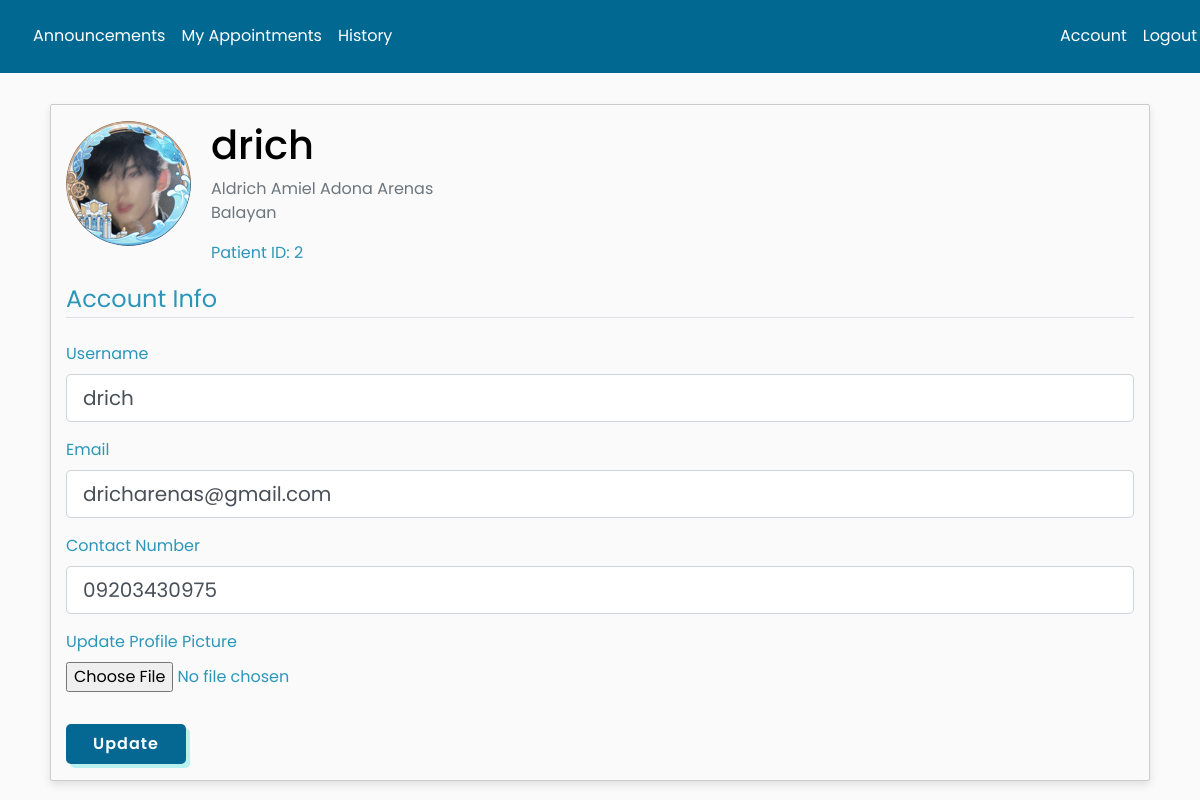
Page /account (signed in) on the committed database.
### main/models.py (models this page shows, shortened)
class User(db.Model, UserMixin):
    id = db.Column(db.Integer, primary_key=True)
    FName = db.Column(db.String(30), nullable=False)
    MidName = db.Column(db.String(30), nullable=True)
    LName = db.Column(db.String(30), nullable=False)
    gender = db.Column(db.String(10), nullable=False)
    birthday = db.Column(db.String(8), nullable=False)
    age = db.Column(db.Integer, nullable=False)
    contact = db.Column(db.String(30), unique=True, nullable=False)
    address = db.Column(db.String(100), nullable=False)
    username = db.Column(db.String(20), unique=True, nullable=False)
    email = db.Column(db.String(120), unique=True, nullable=False)
    image_file = db.Column(db.String(20), nullable=False, default='default.jpg')
    password = db.Column(db.String(60), nullable=False)
    posts = db.relationship('Post', backref='author', lazy=True)

### main/users/routes.py (the view)
@users.route("/account", methods=['GET', 'POST'])
@login_required
def account():
    form = UpdateAccountForm()
    if form.validate_on_submit():
        if form.picture.data:
            picture_file = save_picture(form.picture.data)
            current_user.image_file = picture_file #UPDATE User SET image_file = '{picture_file}' WHERE id = {current_user.id};
        current_user.username = form.username.data
        current_user.email = form.email.data
        current_user.contact = form.contact.data
        '''
        UPDATE User
        SET current_user.username = '{form.username.data}', current_user.email = '{form.email.data}', current_user.contact = '{form.contact.data}'
        WHERE id = {current_user.id};
        '''
        db.session.commit()
        flash('Your account has been updated!', 'success')
        return redirect(url_for('users.account'))
    elif request.method == 'GET':
        form.username.data = current_user.username
        form.email.data = current_user.email
        form.contact.data = current_user.contact
    image_file = url_for('static', filename='profile_pics/' + current_user.image_file)
    return render_template('account.html', title='Account',
                           image_file=image_file, form=form)

### main/users/forms.py (shortened to what this page needs)
class UpdateAccountForm(FlaskForm):
    username = StringField('Username',
                           validators=[DataRequired(), Length(min=2, max=20)])
    email = StringField('Email',
                        validators=[DataRequired(), Email()])
    contact = StringField('Contact Number')
    picture = FileField('Update Profile Picture', validators=[FileAllowed(['jpg', 'png'])])
    submit = SubmitField('Update')

### main/models.py (called while the page is built)
@login_manager.user_loader
def load_user(user_id):
    return User.query.get(int(user_id)) #SELECT * FROM User WHERE id = %s;

### main/templates/account.html (shortened to what this page needs)
{% if current_user.is_authenticated %}
    {% if current_user.id == 1 %}
        {% extends "admin_nav.html" %}
    {% else %}
        {% extends "customer_nav.html" %}
    {% endif %}
{% endif %}
{% block content %}
<body>
    <div class="profile mb-0" style="border: solid 1px; border-radius: 2px; border-color:#ccc; width: 1100px; box-shadow: 0 4px 8px rgba(0, 0, 0, 0.1);">
        <div class="col-md-12">
            <div class="media pt-3">
            <img class="rounded-circle account-img" src="{{ image_file }}">
            <div class="media-body">
                <h2 class="account-heading">{{ current_user.username }}</h2>
                <p class="text-secondary">{{ current_user.FName }} {{current_user.MidName}} {{current_user.LName}}<br>
                    {{ current_user.address }}<br>
                    {% if current_user.id == 1 %}
                        <p>Admin ID: {{ current_user.id }}</p>
                    {% else %}
                        <p>Patient ID: {{ current_user.id }}</p>
                    {% endif %}
                </p>
            </div>
            </div>
            <form method="POST" action="" enctype="multipart/form-data">
                <fieldset class="form-group">
                    <legend class="border-bottom mb-4">Account Info</legend>
                    <div class="form-group">
                        {{ form.username.label(class="form-control-label") }}
                        {% if form.username.errors %}
                            {{ form.username(class="form-control form-control-lg is-invalid") }}
                            <div class="invalid-feedback">
                                {% for error in form.username.errors %}
                                    <span>{{ error }}</span>
                                {% endfor %}
                            </div>
                        {% else %}
                            {{ form.username(class="form-control form-control-lg") }}
                        {% endif %}
                    </div>
                    <div class="form-group">
                        {{ form.email.label(class="form-control-label") }}
                        {% if form.email.errors %}
                            {{ form.email(class="form-control form-control-lg is-invalid") }}
                            <div class="invalid-feedback">
                                {% for error in form.email.errors %}
                                    <span>{{ error }}</span>
                                {% endfor %}
                            </div>
                        {% else %}
                            {{ form.email(class="form-control form-control-lg") }}
                        {% endif %}
                    </div>
                    <div class="form-group">
                        {{ form.contact.label(class="form-control-label") }}
                        {% if form.contact.errors %}
                            {{ form.contact(class="form-control form-control-lg is-invalid") }}
                            <div class="invalid-feedback">
                                {% for error in form.contact.errors %}
                                    <span>{{ error }}</span>
                                {% endfor %}
                            </div>
                        {% else %}
                            {{ form.contact(class="form-control form-control-lg") }}
                        {% endif %}
                    </div>
                    <div class="form-group">
                        {{ form.picture.label() }}
                        {{ form.picture(class="form-control-file") }}
                    </div>
                </fieldset>
                <div class="form-group">
                    {{ form.submit(
                        class="btn btn-outline-info",
                        style="background-color: #056892;
                        color: #fff;
                        padding: 8px 12px;
                        width: 120px;
                        border:none;
                        border-radius: 5px;
                        box-shadow: 4px 4px #b9f1ee;
                        font-size: 1rem;
                        font-weight: 500;
                        letter-spacing: 1px;
                        font-weight: 600;
                        transition: all .45s ease;") }}
                </div>
            </form>
            </div>
        </div>
    </div>
</body>
{% endblock content %}

### main/static/nav.css (style rules this page uses)
* { font-family: 'Poppins', 'Sans-serif'; }
:root { --first-color: #2b96b9; --second-color: #000; --third-color: #b9f1ee; --fourth-color: #1ccae5; --main-color: #056892; --bg-color: #fff; --text-color: #000; --big-font: 5rem; --h2-font: 3rem; --p-font: 1.1rem; }
body { background: #fafafa; color: var(--first-color); margin-top: 5rem; }
h1, h2, h3, h4, h5, h6 { color: var(--text-color); }
.account-img { height: 125px; width: 125px; margin-right: 20px; margin-bottom: 16px; }
.account-heading { font-size: 2.5rem; }

### rows in the picture
User: username "drich", FName "Aldrich Amiel", MidName "Adona", LName "Arenas", address "Balayan", id "2", email "dricharenas@gmail.com", contact "09203430975"
